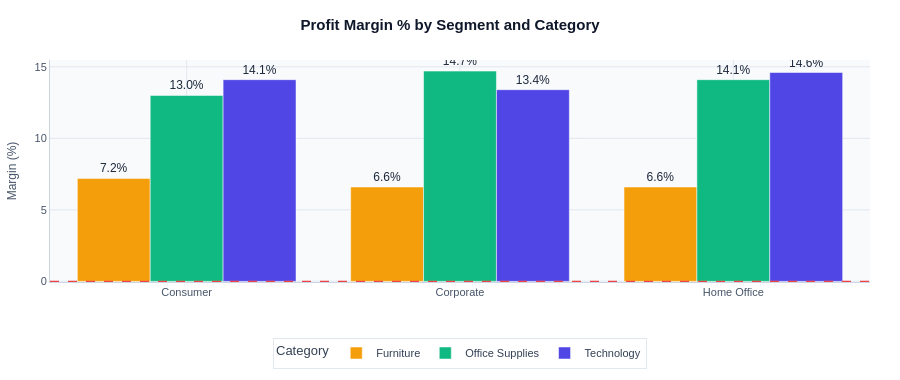

The cell this chart's notebook holds for it:
### Code cell
fig_margin(df).show()

### Figure 1 — Plotly figure (JSON) as saved in the notebook; plotly's stock layout.template omitted (floating-point values rounded to 4 significant figures)
{"data": [{"alignmentgroup": "True", "hovertemplate": "%{x} — %{fullData.name}<br>Margin: %{y:.1f}%<extra></extra>", "legendgroup": "Furniture", "marker": {"color": "#F59E0B", "pattern": {"shape": ""}}, "name": "Furniture", "offsetgroup": "Furniture", "orientation": "v", "showlegend": true, "text": ["7.2%", "6.6%", "6.6%"], "textposition": "outside", "type": "bar", "x": ["Consumer", "Corporate", "Home Office"], "xaxis": "x", "y": [7.2, 6.6, 6.6], "yaxis": "y"}, {"alignmentgroup": "True", "hovertemplate": "%{x} — %{fullData.name}<br>Margin: %{y:.1f}%<extra></extra>", "legendgroup": "Office Supplies", "marker": {"color": "#10B981", "pattern": {"shape": ""}}, "name": "Office Supplies", "offsetgroup": "Office Supplies", "orientation": "v", "showlegend": true, "text": ["13.0%", "14.7%", "14.1%"], "textposition": "outside", "type": "bar", "x": ["Consumer", "Corporate", "Home Office"], "xaxis": "x", "y": [13.0, 14.7, 14.1], "yaxis": "y"}, {"alignmentgroup": "True", "hovertemplate": "%{x} — %{fullData.name}<br>Margin: %{y:.1f}%<extra></extra>", "legendgroup": "Technology", "marker": {"color": "#4F46E5", "pattern": {"shape": ""}}, "name": "Technology", "offsetgroup": "Technology", "orientation": "v", "showlegend": true, "text": ["14.1%", "13.4%", "14.6%"], "textposition": "outside", "type": "bar", "x": ["Consumer", "Corporate", "Home Office"], "xaxis": "x", "y": [14.1, 13.4, 14.6], "yaxis": "y"}], "layout": {"barmode": "group", "font": {"color": "#1E293B", "family": "Arial, sans-serif", "size": 12}, "height": 380, "hoverlabel": {"bgcolor": "#1E293B", "bordercolor": "#1E293B", "font": {"color": "white", "size": 12}}, "legend": {"bgcolor": "rgba(255,255,255,0.8)", "bordercolor": "#E2E8F0", "borderwidth": 1, "font": {"color": "#334155", "size": 11}, "orientation": "h", "title": {"text": "Category"}, "tracegroupgap": 0, "x": 0.5, "xanchor": "center", "y": -0.25}, "margin": {"b": 50, "l": 50, "r": 30, "t": 60}, "paper_bgcolor": "white", "plot_bgcolor": "#F8FAFC", "shapes": [{"line": {"color": "#EF4444", "dash": "dash", "width": 1.2}, "type": "line", "x0": 0, "x1": 1, "xref": "x domain", "y0": 0, "y1": 0, "yref": "y"}], "title": {"font": {"color": "#0F172A", "family": "Arial, sans-serif", "size": 15, "weight": 700}, "text": "<b>Profit Margin % by Segment and Category</b>", "x": 0.5, "xanchor": "center"}, "xaxis": {"anchor": "y", "domain": [0, 1], "gridcolor": "#E2E8F0", "linecolor": "#CBD5E1", "showline": true, "tickfont": {"color": "#475569", "size": 11}, "title": {"font": {"color": "#475569", "size": 12}, "text": ""}}, "yaxis": {"anchor": "x", "domain": [0, 1], "gridcolor": "#E2E8F0", "linecolor": "#CBD5E1", "showline": true, "tickfont": {"color": "#475569", "size": 11}, "title": {"font": {"color": "#475569", "size": 12}, "text": "Margin (%)"}}}}
